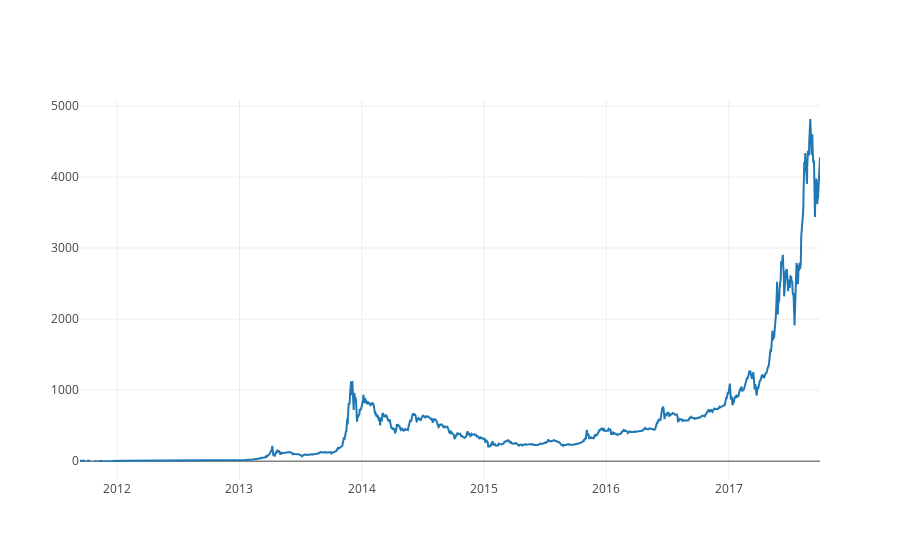

The notebook cell this image was saved under:
### Code cell
# Calculate the average BTC price as a new column
btc_usd_datasets['avg_btc_price_usd'] = btc_usd_datasets.mean(axis=1)

btc_trace = go.Scatter(x=btc_usd_datasets.index, y=btc_usd_datasets['avg_btc_price_usd'])
py.iplot([btc_trace])

### Figure 1 — Plotly figure (JSON) as saved in the notebook; plotly's stock layout.template omitted (floating-point values rounded to 4 significant figures; data arrays with more than 128 entries replaced by an {"elided": "..."} marker saying what was removed)
{"data": [{"type": "scatter", "x": {"elided": "2210 str values"}, "y": {"elided": "2210 float values"}}], "layout": {}}
